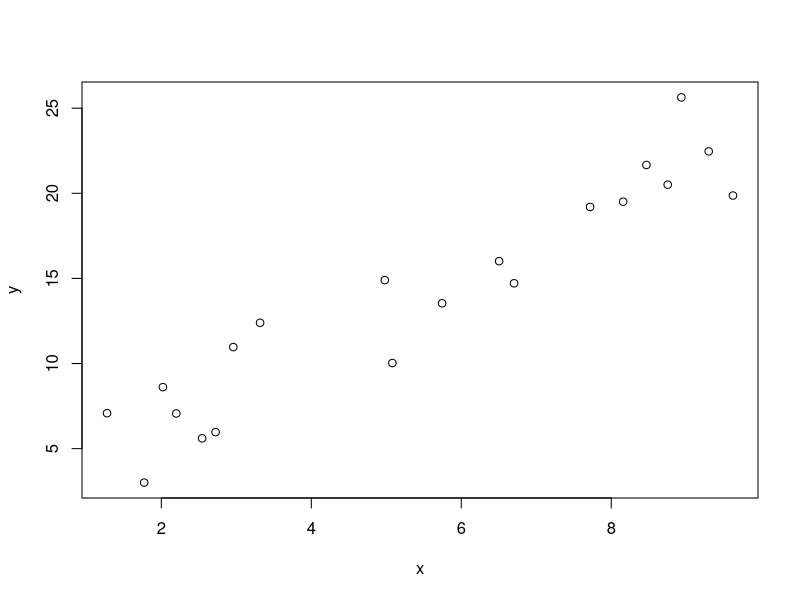
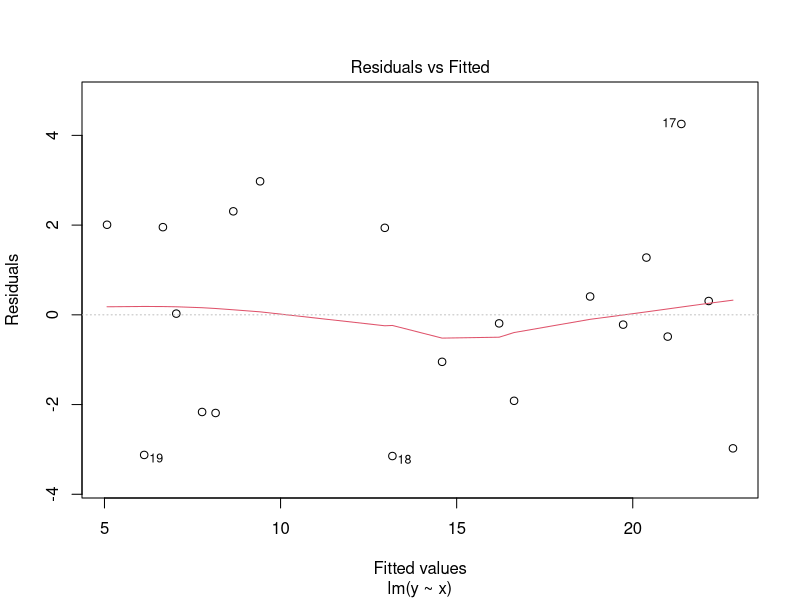
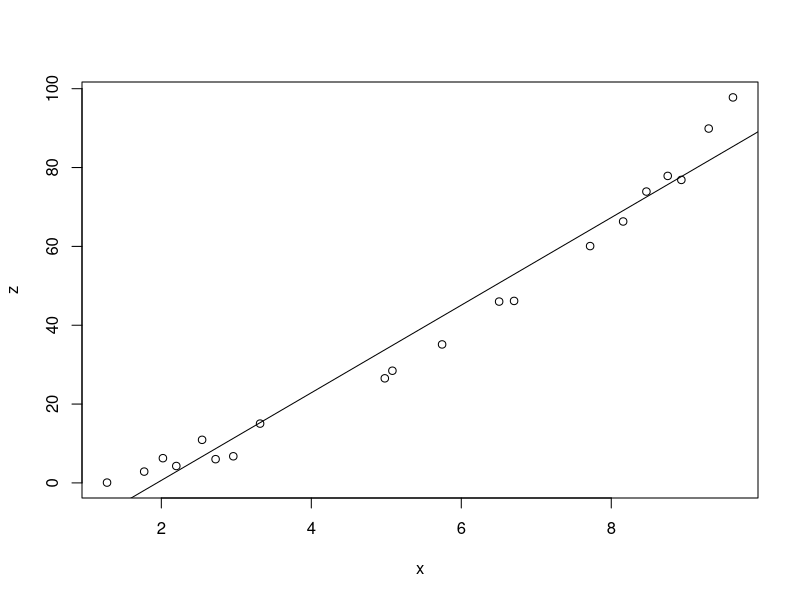
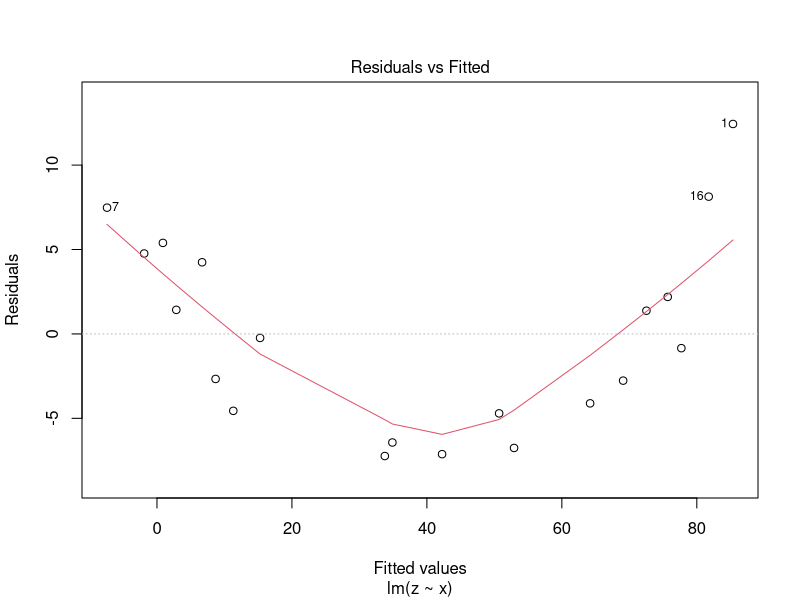
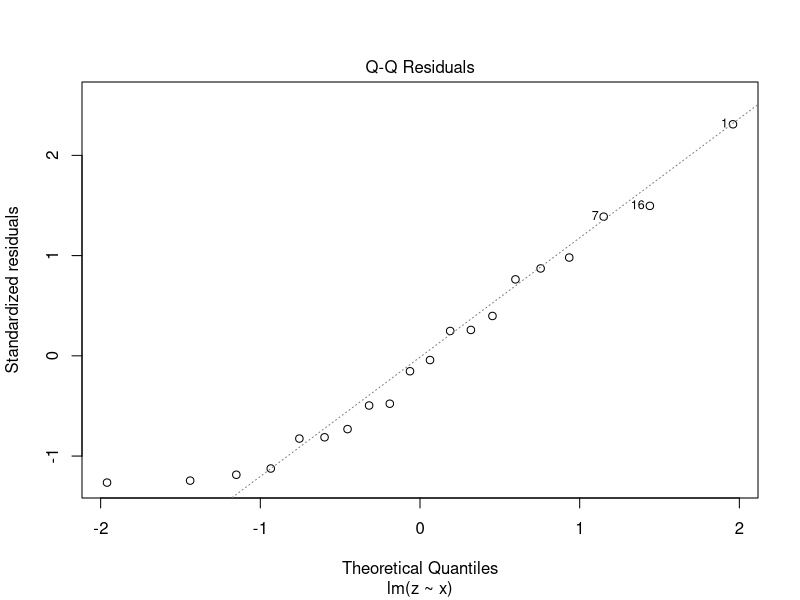
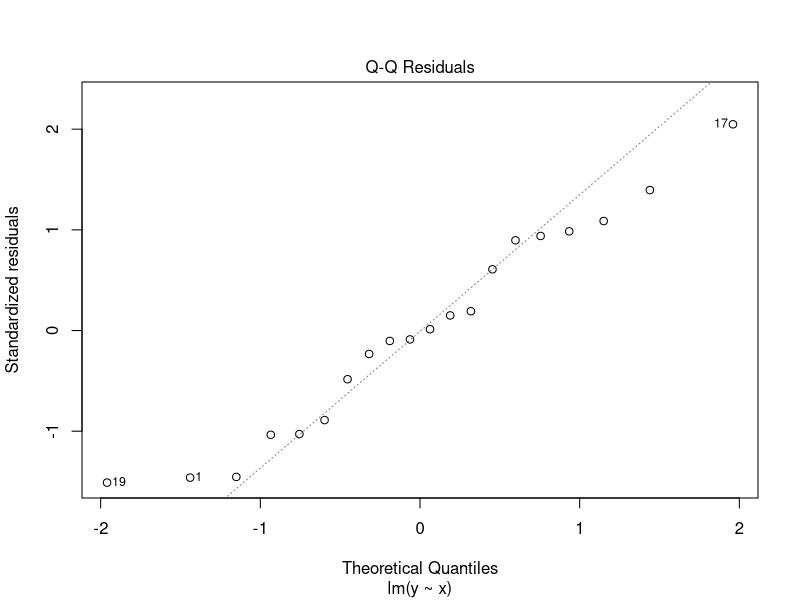
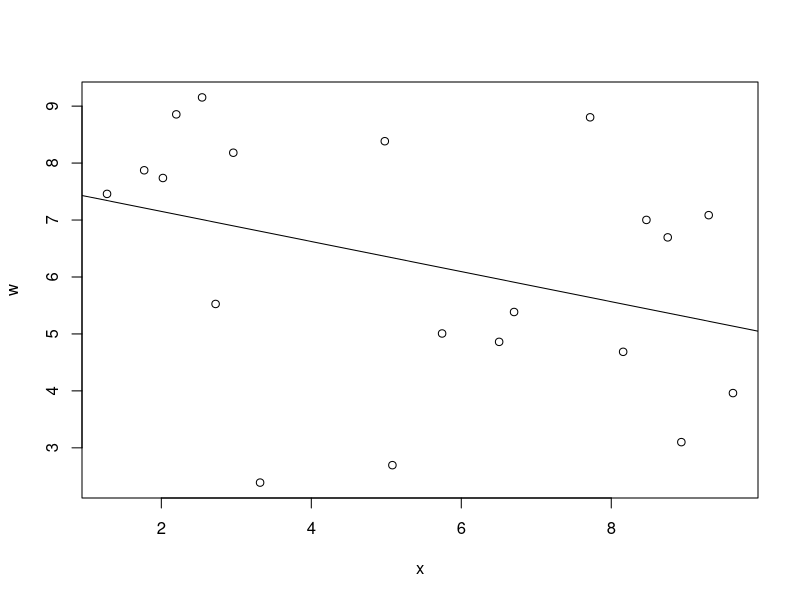
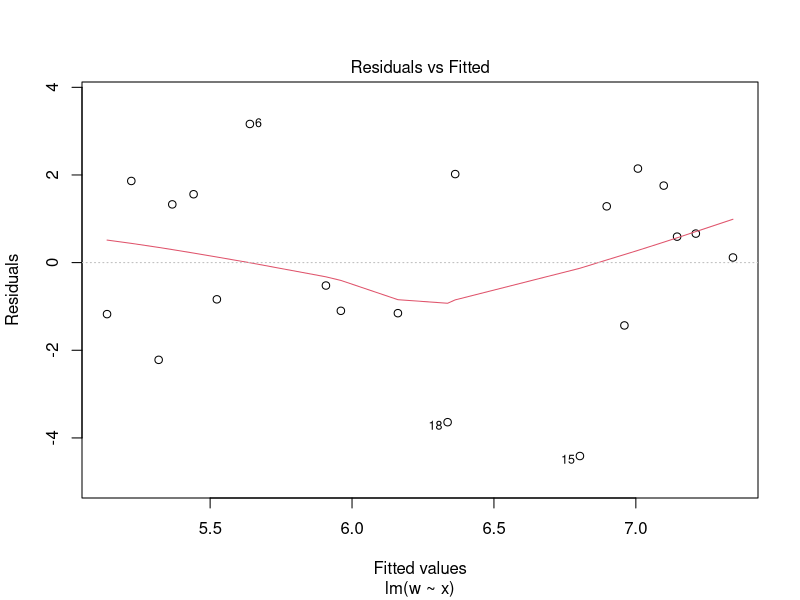

These figures' R source, in order:
## ---- chunk 1
x = runif(20, 1, 10)
y = 2*x + 3 + rnorm(20, 0, 2)
plot(x, y)
## ---- chunk 2
# y is a function of x
l = lm(y ~ x)

# The plots are 4, we can show the one we want with second arg of plot.
plot(l, 1)

# How much a point is far from the line
l$residuals

l$fitted.values
## ---- chunk 3
z = x * x + 1 + rnorm(20, 0, 2)
plot(x, z)

l2 = lm(z ~ x)
abline(l2)

# So not a good model, too big residuals, line is not horizontal
plot(l2, 1)
## ---- chunk 4
plot(l2, 2)

plot(l, 2)
## ---- chunk 5
w = runif(20, 1, 10)
plot(x, w)

l3 = lm(w ~ x)

abline(l3)

plot(l3, 1)
plot(l3, 2)
## ---- chunk 6
# Of good model
summary(l)

# Of bad model
summary(l3)
## ---- chunk 7
sm = summary(l)
t = (l$coefficients[2] - 2) / sm$coefficients['x', 'Std. Error']

# calculate p value, 20 - 2 df
pt(t, 18, lower.tail = F) * 2
## ---- chunk 8
sm = summary(l)
sm$r.squared
## ---- chunk 9
x = c(18, 23, 25, 35, 65, 54, 34, 56, 72, 19, 23, 42, 18, 39, 37)
y = c(202, 186, 187, 180, 156, 169, 174, 172, 153, 199, 193, 174, 198, 183, 178)

model = lm(y ~ x)
plot(model, 1)

sm = summary(model)
## ---- chunk 10
standard.error = sm$coefficients['x', 'Std. Error']

# Calculate the statistic 
# model$coefficients are the coeffs of the regression
# sm$coefficients are the summary coefficients
t = (model$coefficients[2] + 1) / standard.error
t

# Calculate p-value
p.value = pt(t, 13, lower.tail = F) * 2
p.value
## ---- chunk 11
d = data.frame(x = c(30, 40, 50))

predict(model, d)
## ---- chunk 12
pr = predict(model, d, interval = 'confidence', level = 0.9)
plot(x, y)

lines(d$x, pr[,2], col = 'red')
## ---- chunk 13
df = data.frame(x = seq.int(min(x), max(x), 5))
pr = predict(model, df, interval = 'confidence', level = 0.9)
pr

plot(x, y)
lines(df$x, pr[,3], col='red')
## ---- chunk 14
data(mtcars)
